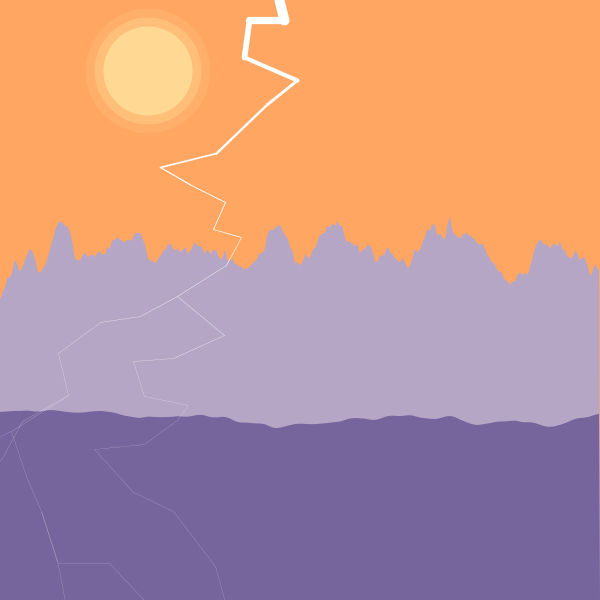
Frame 1 (no input)
Frame 60 (the mouse pressed at the canvas centre just before this capture): identical to frame 1, image omitted
Frame 120 (the mouse held since frame 60 and released just before this capture): identical to frame 1, image omitted

The Processing sketch that drew this single still picture (run headless with seeded random() and noise(); from frame 60 on, the mouse is pressed at the canvas centre):

// Processing sketch: build
// ── build.pde
//**********************************************************************
// Author            : Bryan Costanza (GitHub: TravelByRocket)
// Date created      : 20191128
// Purpose           : YouTube tutorial video about generative art using Perlin noise and recursive functions
//**********************************************************************

String filePrefix;
int captureCounter;
String fileSuffix;

void settings() {
  size(600,600);
}

void setup() {
  filePrefix = "data/capture" + 
              year() + 
              nf(month(),2) + 
              nf(day(),2) + 
              nf(hour(),2) + 
              nf(minute(),2) + 
              nf(second(),2);
  captureCounter = 0;
  fileSuffix = ".png";
  
  makeNewScene();
}

void draw() {
  
}

void saveScreenshot(){
  // data/capture20191128154750_0001.png
  save(filePrefix + "_" + nf(captureCounter,4) + fileSuffix);
}

void makeMountains(int offsetFromBottom, float noiseScale, float scaleFactor, color theColor){
  noiseSeed((int) random(10000));
  noStroke();
  fill(theColor);
  beginShape();
  vertex(0,height);
  for(int i = 0; i < width; i++){
    vertex(i,height - (noise(i*noiseScale)*scaleFactor + offsetFromBottom));
  }
  vertex(width,height);
  endShape();
}

void mouseClicked(){
  makeNewScene();
}

void makeNewScene(){
  background(#FFA662);
  makeSun();
  makeMountains(height/2,0.05,100,#B6A6C6);
  makeMountains(height/4,0.01,50,#76649D);
  makeLightning((int) random(width/10,width*9/10), 0, 10);
  
  saveScreenshot();
  captureCounter++;
}

void makeSun(){
  noStroke();
  color sunYellow = #FFFFB9;
  int diameter = (int) random(70,100);
  int xloc = (int) random(random(width));
  int yloc = (int) random(height/2);
  
  fill(sunYellow,25);
  ellipse(xloc,yloc,diameter*1.4,diameter*1.4);
  fill(sunYellow,50);
  ellipse(xloc,yloc,diameter*1.2,diameter*1.2);
  fill(sunYellow,100);
  ellipse(xloc,yloc,diameter,diameter);
}

void makeLightning(int xloc, int yloc, float theWeight){
  noFill();
  strokeWeight(theWeight);
  stroke(#FFFFFF);
  
  int xnext = xloc + (int) random(-width/10,width/10);
  int ynext = yloc + (int) random(width/10);
  
  line(xloc,yloc,xnext,ynext);
  
  float nextWeight = theWeight * (random(0.7,0.95));
  if(ynext < height){
    makeLightning(xnext,ynext,nextWeight);
    if(random(10) < 1){
      makeLightning(xnext,ynext,nextWeight);
    }
  }
}
